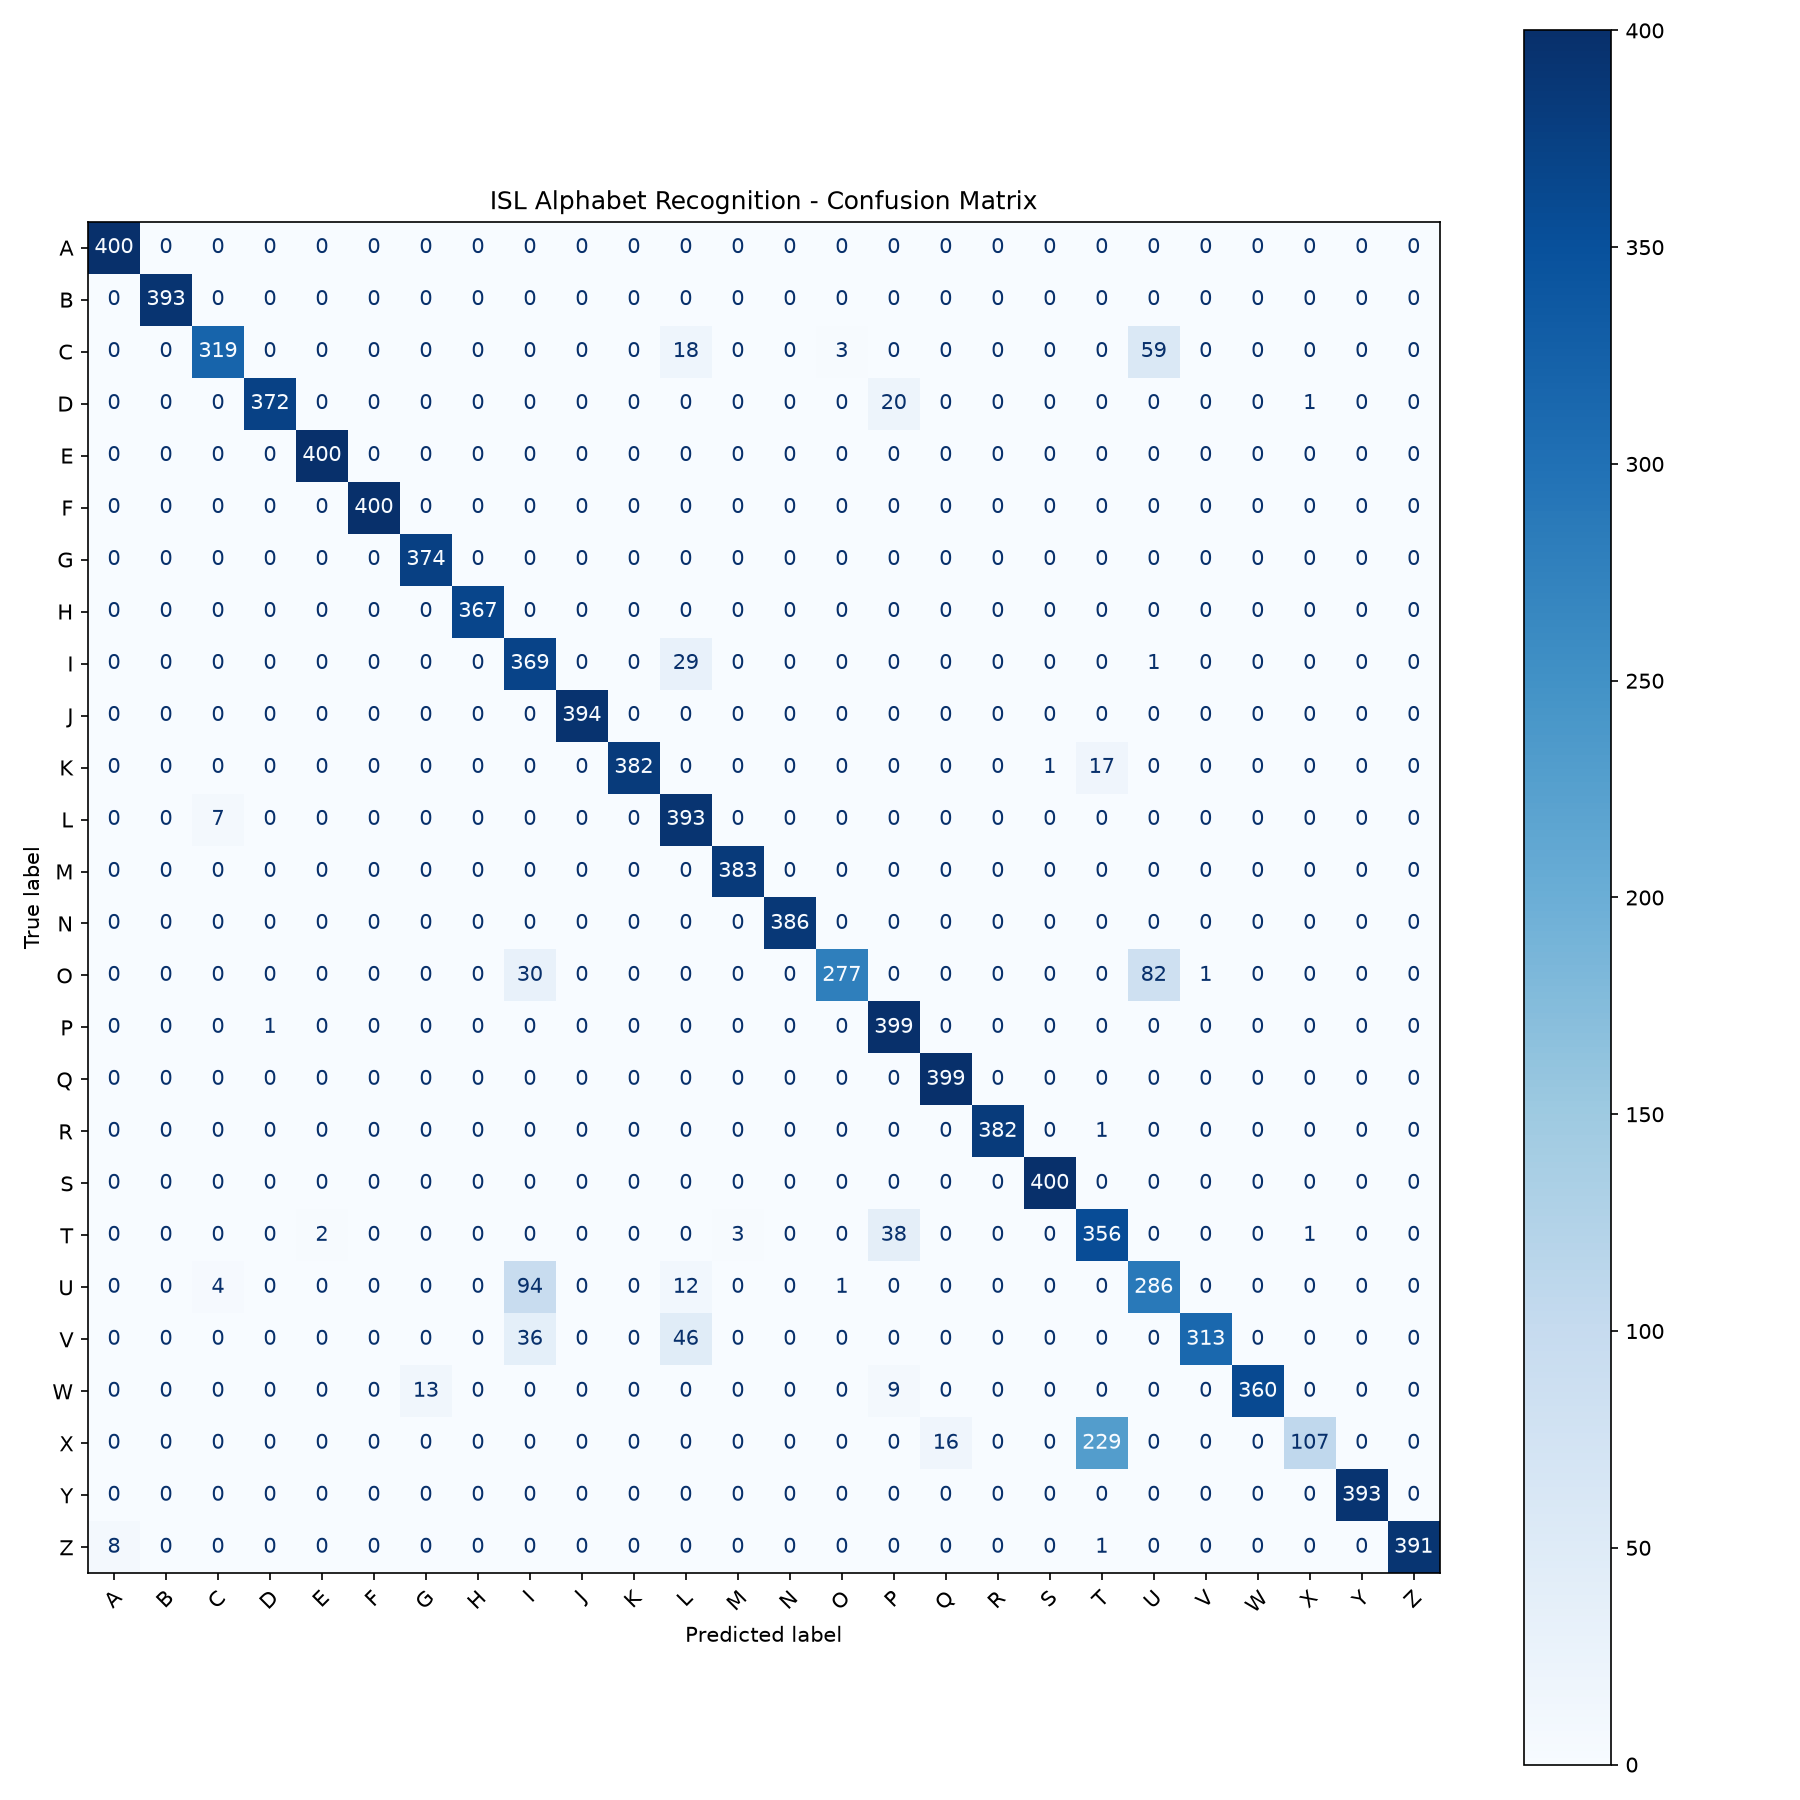

Write Python code to recreate this figure.
import pandas as pd
import joblib
import matplotlib.pyplot as plt
from sklearn.metrics import confusion_matrix, ConfusionMatrixDisplay

# Load data and model
df = pd.read_csv("Indian Sign Language Gesture Landmarks.csv")
model = joblib.load("isl_model.pkl")

X = df.drop(columns=["target"])
y = df["target"]

# Same time-block split as training, so this matches your real test set
train_frames, test_frames = [], []
for label in sorted(y.unique()):
    class_df = df[df["target"] == label]
    split_point = int(len(class_df) * 0.8)
    test_frames.append(class_df.iloc[split_point:])

test_df = pd.concat(test_frames)
X_test = test_df.drop(columns=["target"])
y_test = test_df["target"]

y_pred = model.predict(X_test)

LETTERS = [chr(ord('A') + i) for i in range(26)]

cm = confusion_matrix(y_test, y_pred)
disp = ConfusionMatrixDisplay(confusion_matrix=cm, display_labels=LETTERS)

fig, ax = plt.subplots(figsize=(12, 12))
disp.plot(ax=ax, cmap="Blues", xticks_rotation=45, colorbar=True)
plt.title("ISL Alphabet Recognition - Confusion Matrix")
plt.tight_layout()
plt.savefig("confusion_matrix.png", dpi=150)
plt.show()
print("Saved as confusion_matrix.png")
